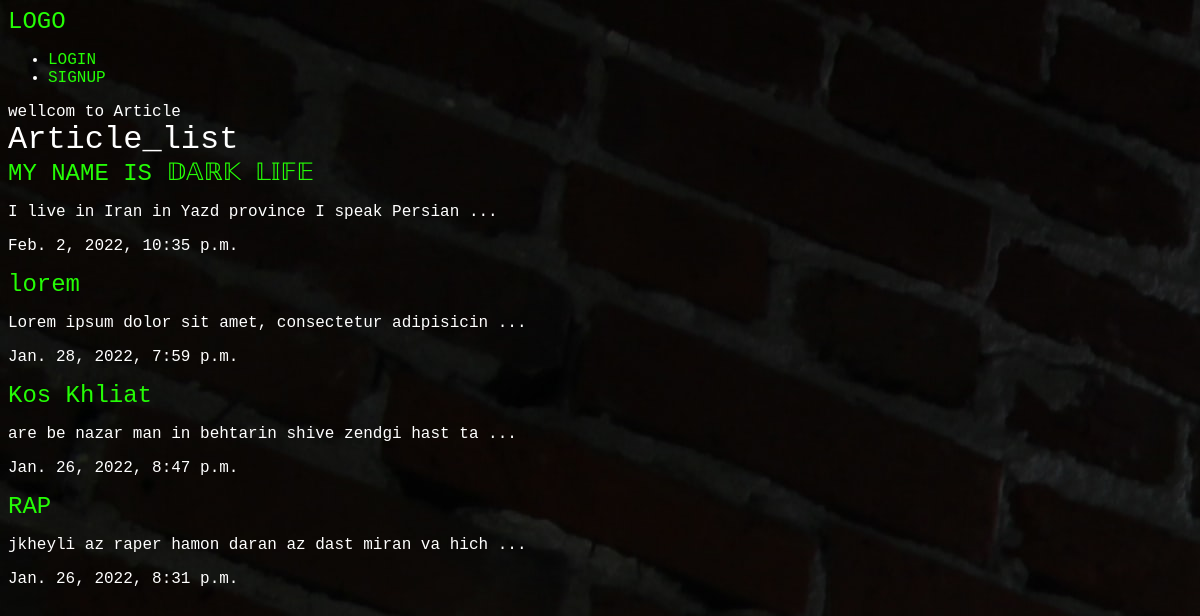
/articles/, run on an earlier commit of the app's database.
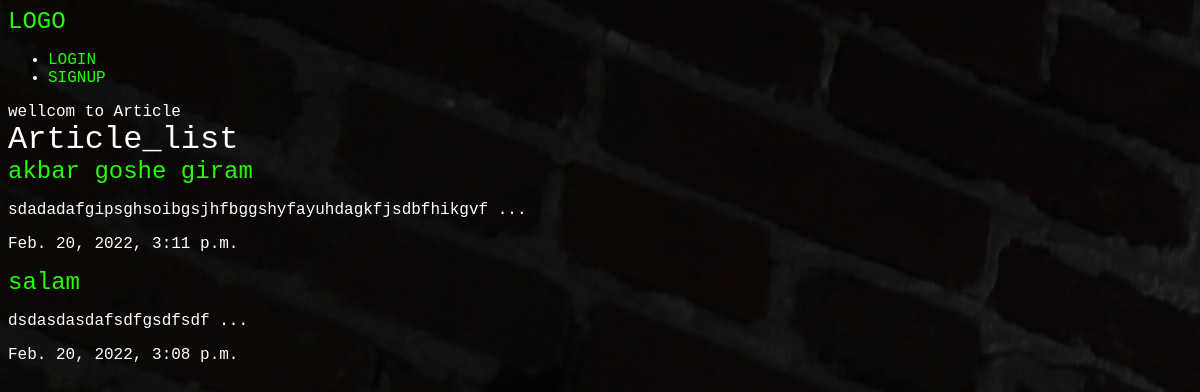
And on a later commit of the database.
### articles/models.py (models this page shows, shortened)
class Article(models.Model):
    title = models.CharField(max_length = 100)
    slug = models.SlugField()
    body = models.TextField()
    date = models.DateTimeField(auto_now_add = True)
    image = models.ImageField(default='default.jpg',blank=True)
    author = models.ForeignKey(User,default=None,on_delete=models.CASCADE)
    def pangah_ta_gelo_boro (self):
        return self.body[0:50] + ' ...'

### articles/views.py (the view)
# urls.py: path('',views.articles_list, name="list"),
def articles_list(request):
    articles = models.Article.objects.all().order_by('-date')
    collect = {'articles': articles}
    return render(request, 'articles/articleslist.html', collect)

### articles/templates/articles/articleslist.html
{%extends 'base.html'%}
{%block content%}
{%block title%}
wellcom to Article
{%endblock%}
<div class="">
    <h1>Article_list</h1>
    {% for article in articles %}
    <h2><a href="{% url 'articles:detail' slug=article.slug %}">{{article.title}}</a></h2>
    <p>{{article.pangah_ta_gelo_boro}}</p>
    <p>{{article.date}}</p>
    {% endfor %}
</div>
{%endblock%}

### templates/base.html (shortened to what this page needs)
{%load static %}
<!DOCTYPE html>
<html lang="en" dir="ltr">
  <head>
    <link rel='stylesheet' href="/static/styles.css">
  </head>
  <body>
    <h2><a href="{% url 'articles:list' %}">LOGO</a></h2>
    <nav>
      <ul>
        {% if user.is_authenticated %}
        <li>
          <form class="logout-link" action="{% url 'accounts:logout' %}" method="post">
            {% csrf_token %}
            <button type="submit">LOGOUT</button>
          </form>
        </li>
        <li>
          <a href="{% url 'articles:create' %}"> CREATE NEW ARTICLES </a>
        </li>
        {% else %}
        <li>
          <a href="{% url 'accounts:login' %}">LOGIN</a>
        </li>
        <li>
          <a href="{% url 'accounts:signup' %}">SIGNUP</a>
        </li>
        {% endif %}
      </ul>
    </nav>
    <div class="wrapper">
{%block content%}
{%endblock%}
  </div>
  </body>
</html>

### image/styles.css (style rules this page uses)
body { background-color: #A020F0; background-image: url(/static/top.jpg); color:#fff; }
body * { font-family:Courier New; }
h1,h2,h3,h4,h5,h6 { font-weight:normal; margin:0; }
a,a:hover,a:visited { color:#25fd06; text-decoration:none; }

What changed in the data, as far as the page shows it:
removed Article: title "MY NAME IS 𝔻𝔸ℝ𝕂 𝕃𝕀𝔽𝔼", pangah_ta_gelo_boro "I live in Iran in Yazd province I speak Persian ...", date "Feb. 2, 2022, 10:35 p.m."
removed Article: title "lorem", pangah_ta_gelo_boro "Lorem ipsum dolor sit amet, consectetur adipisicin ...", date "Jan. 28, 2022, 7:59 p.m."
removed Article: title "Kos Khliat", pangah_ta_gelo_boro "are be nazar man in behtarin shive zendgi hast ta ...", date "Jan. 26, 2022, 8:47 p.m."
removed Article: title "RAP", pangah_ta_gelo_boro "jkheyli az raper hamon daran az dast miran va hich ...", date "Jan. 26, 2022, 8:31 p.m."
added Article: title "akbar goshe giram", pangah_ta_gelo_boro "sdadadafgipsghsoibgsjhfbggshyfayuhdagkfjsdbfhikgvf ...", date "Feb. 20, 2022, 3:11 p.m."
added Article: title "salam", pangah_ta_gelo_boro "dsdasdasdafsdfgsdfsdf ...", date "Feb. 20, 2022, 3:08 p.m."
